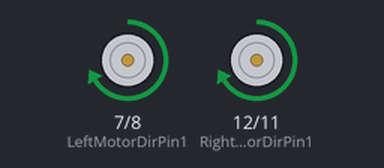
Bench run of a sketch on a simulated Arduino Uno, built with avr-gcc and run on an emulated ATmega328P. Shown: motor-driver pin pairs drawn as motors (green arrow = first pin HIGH = forward, orange = second pin HIGH = backward, longer = more drive, scaled by the enable pin).

Above: at 0.1 s.
At 2.1 s:
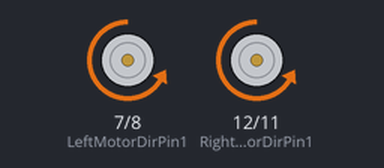
At 4.1 s:
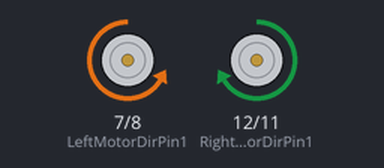
At 8.1 s:
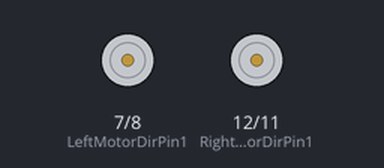
Timing chart, 0 to 9.6 s (numbered marks = the images above):
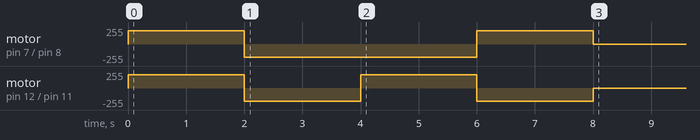

The sketch:

Lesson1.ino
```cpp
/*
 * Lesson 1: Basic Movement
 *
 * The car will go forward, backward, left, and right — then stop.
 * Each movement lasts 2 seconds.
 *
 * All code is provided — just upload and watch it go!
 */

/* === Pin Setup === */
// These numbers match the wires connecting the Arduino to the motors
#define speedPinR 9
#define RightMotorDirPin1 12
#define RightMotorDirPin2 11
#define speedPinL 6
#define LeftMotorDirPin1 7
#define LeftMotorDirPin2 8
/* === End (Pin Setup) === */


/* === Motor Control Functions === */

// Sets how fast both motors spin (0 = stopped, 255 = full speed)
void setMotorSpeed(int speed)
{
  analogWrite(speedPinL, speed);
  analogWrite(speedPinR, speed);
}

void stop()
{
  setMotorSpeed(0);
}

// Drive forward for t milliseconds (1000ms = 1 second)
void forward(int t)
{
  digitalWrite(RightMotorDirPin1, HIGH);
  digitalWrite(RightMotorDirPin2, LOW);
  digitalWrite(LeftMotorDirPin1, HIGH);
  digitalWrite(LeftMotorDirPin2, LOW);
  setMotorSpeed(200);
  delay(t);
  stop();
}

// Drive backward for t milliseconds
void reverse(int t)
{
  digitalWrite(RightMotorDirPin1, LOW);
  digitalWrite(RightMotorDirPin2, HIGH);
  digitalWrite(LeftMotorDirPin1, LOW);
  digitalWrite(LeftMotorDirPin2, HIGH);
  setMotorSpeed(200);
  delay(t);
  stop();
}

// Turn left for t milliseconds
void turnLeft(int t)
{
  digitalWrite(RightMotorDirPin1, HIGH);
  digitalWrite(RightMotorDirPin2, LOW);
  digitalWrite(LeftMotorDirPin1, LOW);
  digitalWrite(LeftMotorDirPin2, HIGH);
  setMotorSpeed(200);
  delay(t);
  stop();
}

// Turn right for t milliseconds
void turnRight(int t)
{
  digitalWrite(RightMotorDirPin1, LOW);
  digitalWrite(RightMotorDirPin2, HIGH);
  digitalWrite(LeftMotorDirPin1, HIGH);
  digitalWrite(LeftMotorDirPin2, LOW);
  setMotorSpeed(200);
  delay(t);
  stop();
}
/* === End (Motor Control Functions) === */


// setup() runs once when the Arduino turns on
void setup()
{
  pinMode(RightMotorDirPin1, OUTPUT);
  pinMode(RightMotorDirPin2, OUTPUT);
  pinMode(speedPinR, OUTPUT);
  pinMode(LeftMotorDirPin1, OUTPUT);
  pinMode(LeftMotorDirPin2, OUTPUT);
  pinMode(speedPinL, OUTPUT);

  forward(2000);   // Drive forward for 2 seconds
  reverse(2000);   // Drive backward for 2 seconds
  turnLeft(2000);  // Turn left for 2 seconds
  turnRight(2000); // Turn right for 2 seconds
}

// loop() runs over and over after setup
// we leave it empty here because we only want to run the movements once
void loop() {}
```
